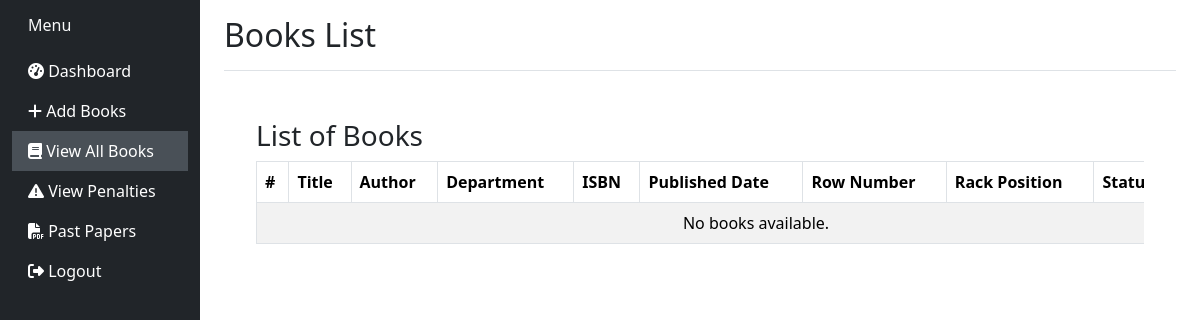
Page /librarian/view-books/ on the earlier database version.
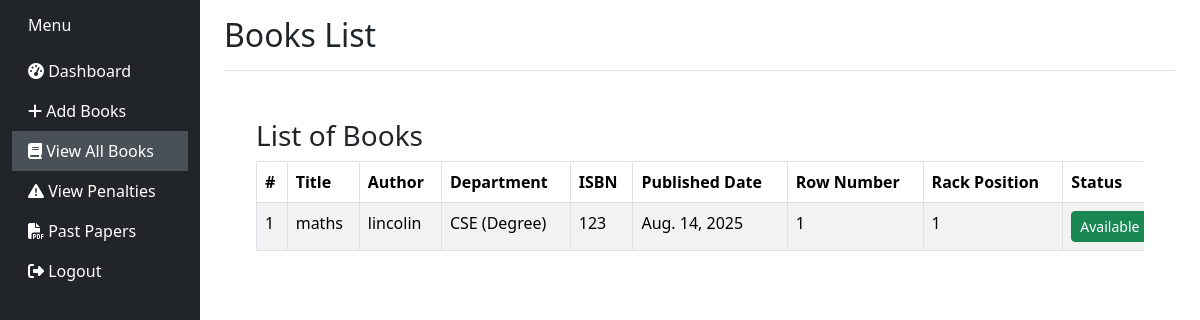
Same page on the later database version.
### apps/pages/models.py (models this page shows, shortened)
class Book(models.Model):
    STATUS_CHOICES = [
        ('Available', 'Available'),
        ('Rendered', 'Rendered'),
    ]
    title = models.CharField(max_length=255)
    author = models.ForeignKey(Author, on_delete=models.SET_NULL, null=True, blank=True)
    department = models.ForeignKey(Department, on_delete=models.SET_NULL, null=True, blank=True)
    isbn = models.CharField(max_length=13)
    published_date = models.DateField(null=True, blank=True)
    description = models.TextField(blank=True)
    row_number = models.CharField(max_length=50, blank=True, null=True)
    rack_position = models.CharField(max_length=50, blank=True, null=True)
    status = models.CharField(max_length=20, choices=STATUS_CHOICES, default='Available')
    rendered_to = models.ForeignKey(Student, on_delete=models.SET_NULL, null=True, blank=True)
    render_from = models.DateField(null=True, blank=True)
    render_to = models.DateField(null=True, blank=True)

class Author(models.Model):
    name = models.CharField(max_length=255, unique=True)
    def __str__(self):
        return self.name

class Department(models.Model):
    name = models.CharField(max_length=100, unique=True)
    code = models.CharField(max_length=10, default='00')
    category = models.CharField(
        max_length=20,
        choices=[('degree', 'Degree'), ('diploma', 'Diploma')],
        default='degree'
    )
    def __str__(self):
        return f"{self.name} ({self.category})"

### apps/pages/librarian.py (the view)
# urls.py: path('librarian/view-books/', librarian.view_books, name='view_books'),
def view_books(request):
    books = Book.objects.all()
    return render(request, 'librarian/view_books.html', {'books': books})

### templates/librarian/view_books.html (shortened to what this page needs)
{% load static %}
<!DOCTYPE html>
<html lang="en">
<head>
  <link href="https://cdn.jsdelivr.net/npm/bootstrap@5.3.2/dist/css/bootstrap.min.css" rel="stylesheet">
  <link href="https://cdnjs.cloudflare.com/ajax/libs/font-awesome/6.5.0/css/all.min.css" rel="stylesheet">
</head>
<body>
  <div class="container-fluid">
    <div class="row">
      <nav class="col-md-3 col-lg-2 d-md-block bg-dark sidebar collapse">
        {% include 'librarian/partial/sidebar.html' %}
      </nav>
      <main class="col-md-9 ms-sm-auto col-lg-10 px-md-4">
        <div
          class="d-flex justify-content-between flex-wrap flex-md-nowrap align-items-center pt-3 pb-2 mb-3 border-bottom">
          <h1 class="h2">Books List</h1>
        </div>
        <div class="content">
          <h3>List of Books</h3>
          <div style="overflow-x: auto;">
            <table class="table table-striped table-bordered" style="min-width: 1000px;">
              <thead>
                <tr>
                  <th>#</th>
                  <th>Title</th>
                  <th>Author</th>
                  <th>Department</th>
                  <th>ISBN</th>
                  <th>Published Date</th>
                  <th>Row Number</th>
                  <th>Rack Position</th>
                  <th>Status</th>
                </tr>
              </thead>
              <tbody>
                {% for book in books %}
                <tr>
                  <td>{{ forloop.counter }}</td>
                  <td>{{ book.title }}</td>
                  <td>{{ book.author }}</td>
                  <td>{{ book.department }}</td>
                  <td>{{ book.isbn }}</td>
                  <td>{{ book.published_date }}</td>
                  <td>{{ book.row_number }}</td>
                  <td>{{ book.rack_position }}</td>
                <td>
                <form method="post" action="{% url 'toggle_status' book.id %}">
                 <button type="button"
        class="btn btn-sm {% if book.status == 'Rendered' %}btn-warning{% else %}btn-success{% endif %} render-button"
        data-book-id="{{ book.id }}"
        data-book-title="{{ book.title }}"
        data-rendered-to="{% if book.rendered_to %}{{ book.rendered_to.user.full_name }}{% else %}N/A{% endif %}"
        data-reg-number="{% if book.rendered_to %}{{ book.rendered_to.reg_number }}{% else %}N/A{% endif %}"
        data-render-from="{{ book.render_from }}"
        data-render-to="{{ book.render_to }}"
        {% if book.status == 'Rendered' %} data-bs-toggle="modal" data-bs-target="#renderDetailsModal" {% endif %}>
  {{ book.status }}
</button>
                </form>
              </td>
                </tr>
                {% empty %}
                <tr>
                  <td colspan="10" class="text-center">No books available.</td>
                </tr>
                {% endfor %}
              </tbody>
            </table>
          </div>
        </div>
      </main>
    </div>
  </div>
</body>
</html>

Differences in the rows shown:
added Book: title "maths", author "lincolin", department "CSE (Degree)", isbn "123", published_date "Aug. 14, 2025", row_number "1", rack_position "1", status "Available"
Other differences:
text no longer shown: "No books available."
